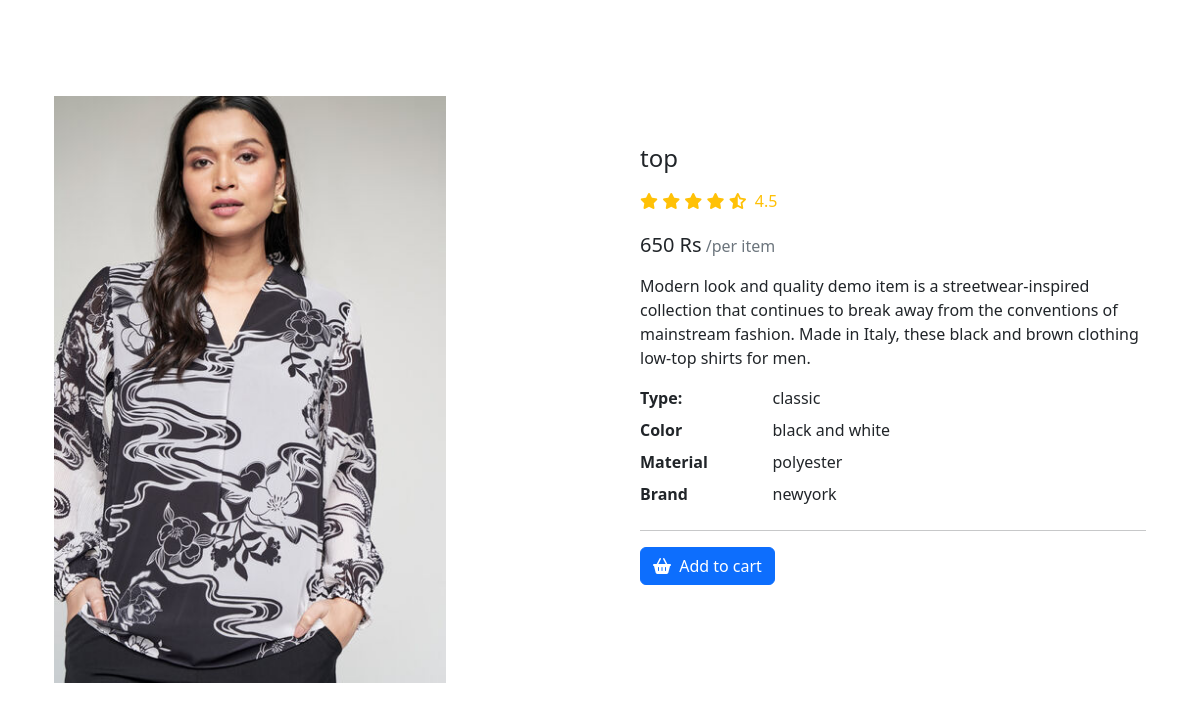
/details/4/, run on the app's committed database.
### app1/models.py (models this page shows)
class Dress(models.Model):
    name=models.CharField(max_length=250)
    price=models.IntegerField()
    brand=models.CharField(max_length=250)
    img=models.ImageField(upload_to='gallery')
    material=models.CharField(max_length=250)
    type=models.CharField(max_length=250)
    colour=models.CharField(max_length=250)
    def __str__(self):
        return self.name

### app1/views.py (the view)
# urls.py: path('details/<int:id>/',views.details, name="details"),
def details(request,id):
    product=Dress.objects.get(pk=id)
    print(product)
    data={
        'data':product
    }
    return render(request,'details.html',data)

### templates/details.html (shortened to what this page needs)
{% load static %}
<!doctype html>
<html lang="en">
  <head>
    <link href="https://cdn.jsdelivr.net/npm/bootstrap@5.2.3/dist/css/bootstrap.min.css" rel="stylesheet">
    <link rel="stylesheet" href="https://cdnjs.cloudflare.com/ajax/libs/font-awesome/6.4.2/css/all.min.css">
    <link rel="stylesheet" href="{% static 'css/style.css' %}">
  </head>
  <body>
    <div class="container my-5">
        <section class="py-5">
            <div class="container">
              <div class="row gx-5">
                <aside class="col-lg-6">
                  <div class=" justify-content-center">
                      <img  class="w-75 " src="{{data.img.url}}" />
                  </div>
                </aside>
                <main class="col-lg-6 mt-5">
                  <div class="ps-lg-3">
                    <h4 class="title text-dark">
                     {{data.name}}
                    </h4>
                    <div class="d-flex flex-row my-3">
                      <div class="text-warning mb-1 me-2">
                        <i class="fa fa-star"></i>
                        <i class="fa fa-star"></i>
                        <i class="fa fa-star"></i>
                        <i class="fa fa-star"></i>
                        <i class="fas fa-star-half-alt"></i>
                        <span class="ms-1">
                          4.5
                        </span>
                      </div>
                    </div>
                    <div class="mb-3">
                      <span class="h5">{{data.price}} Rs</span>
                      <span class="text-muted">/per item</span>
                    </div>
                    <p>
                      Modern look and quality demo item is a streetwear-inspired collection that continues to break away from the conventions of mainstream fashion. Made in Italy, these black and brown clothing low-top shirts for
                      men.
                    </p>
                    <div class="row">
                      <dt class="col-3">Type:</dt>
                      <dd class="col-9">{{data.type}}</dd>
                      <dt class="col-3">Color</dt>
                      <dd class="col-9">{{data.colour}}</dd>
                      <dt class="col-3">Material</dt>
                      <dd class="col-9">{{data.material}}</dd>
                      <dt class="col-3">Brand</dt>
                      <dd class="col-9">{{data.brand}}</dd>
                    </div>
                    <hr />
                    <a href="{% url 'add_to_cart' data.id %}" class="btn btn-primary shadow-0"> <i class="me-1 fa fa-shopping-basket"></i> Add to cart </a>
                  </div>
                </main>
              </div>
            </div>
          </section>
    </div>
</body>
</html>

### data on the page
Dress: img (picture), name "top", price "650", type "classic", colour "black and white", material "polyester", brand "newyork"
